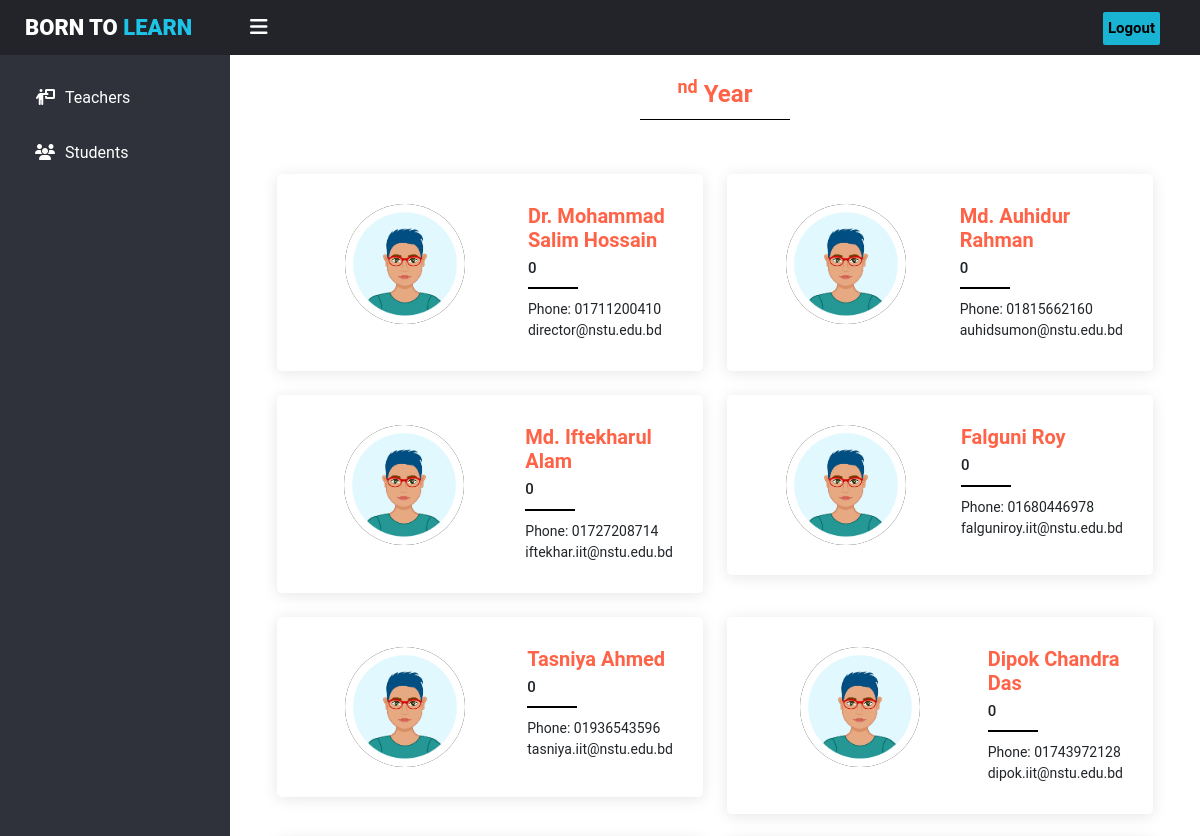
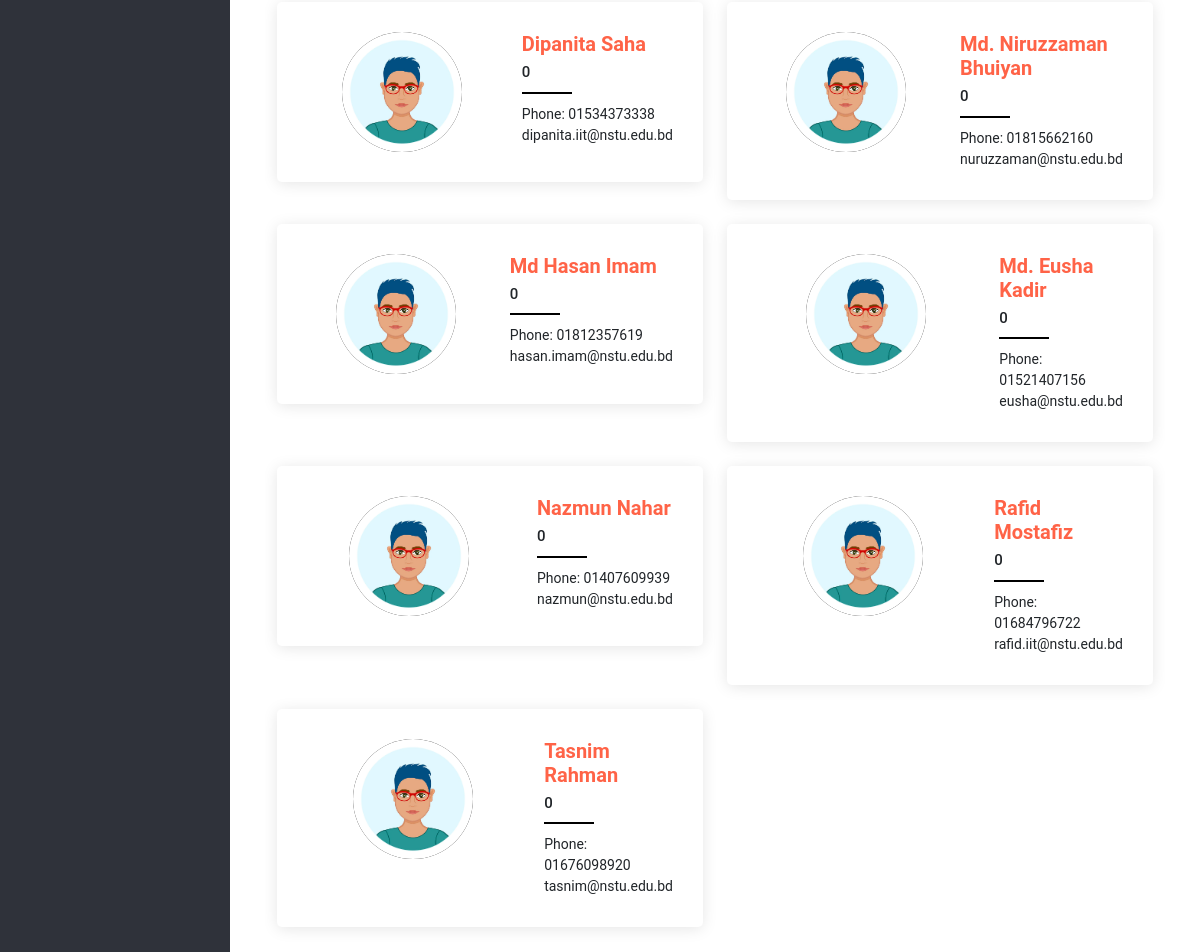
The app's page /General/batchStudent.php (signed in) with its own data (2 pictures, top to bottom).
### tables this page shows
CREATE TABLE `user` (
  `ID` int(50) NOT NULL,
  `email` varchar(50) NOT NULL,
  `password` varchar(50) NOT NULL,
  `user_type` varchar(50) NOT NULL,
  `Roll` varchar(50) NOT NULL,
  `Mobile` varchar(50) NOT NULL,
  `Batch` int(11) NOT NULL,
  `semester` int(100) NOT NULL,
  `Name` varchar(50) NOT NULL
);

### General/batchStudent.php (the view, shortened to what this page needs)
<?php
include '../assets/sidebar.php';
include '../assets/database.php';
?>
<link rel="stylesheet" href="../css//batchSemester.css">
<div class="team-area">
    <div class="team-container">
        <section class="team">
            <div class="container">
                <div class="section-title">
                    <h4><?php echo $year;?><sup>nd</sup> Year</h4>
                    <div class="underline"></div>
                </div>
                <?php
                $result = mysqli_query($conn, " SELECT * FROM `user` WHERE semester='$semester1' OR semester='$semester2'") or die('query failed');
                if ($result->num_rows > 0) { ?>
                    <div class="row">
                    <?php
                    while ($row = $result->fetch_assoc()) {
                ?>
                            <div class="col-lg-6 mt-4">
                                <div class="member d-flex align-items-start">
                                    <div class="teampic">
                                        <img src="../images/s2.jpg" alt="">
                                    </div>
                                    <div class="member-info">
                                        <h4><?php echo $row['Name'];?></h4>
                                        <span><?php echo $row['Roll'];?></span>
                                        <p>Phone: <?php echo $row['Mobile'];?><br><?php echo $row['email'];?></p>
                                    </div>
                                </div>
                            </div>
                        <?php
                    }
                    ?>
                    </div>
                    <?php
                }
                ?>
            </div>
        </section>
    </div>
</div>
</div>
</body>
</html>

### css/sidebar.css (style rules this page uses)
body { margin: 0; padding: 0; font-family: "Roboto", sans-serif; }

### css/batchSemester.css (style rules this page uses)
.team-area { padding: 55px 0 0 0; display: -webkit-flex; display: -moz-flex; display: -ms-flex; display: -o-flex; display: flex; flex-direction: column; justify-content: center; }
.team-container { width: 900px; height: auto; display: -webkit-flex; display: -moz-flex; display: -ms-flex; display: -o-flex; display: flex; flex-direction: row; justify-content: space-between; align-items: center; margin: 0 auto; }
* { margin: 0; padding: 0; box-sizing: border-box; }
.team .member { position: relative; padding: 30px; box-shadow: 0px 2px 15px rgba(0, 0, 0, 0.1); border-radius: 5px; background: #fff; }
.team .member .teampic { width: 100%; display: flex; justify-content: center; align-items: center; }
.team .member .teampic img { height: 120px; width: 120px; border-radius: 50%; background-color: black; }
.team .member .member-info { margin-top: 0px; padding-left: 25px; }
.team .member h4 { font-weight: 700; margin-bottom: 5px; font-size: 20px; color: tomato; }
.team .member span { display: block; font-size: 15px; padding-bottom: 10px; position: relative; font-weight: 500; }
.team .member span::after { content: ""; position: absolute; display: block; width: 50px; height: 2px; background: black; bottom: 0; left: 0; }
.team .member p { margin: 10px 0 0 0; font-size: 14px; }
section { padding: 25px 0; overflow: hidden; }
.section-title { text-align: center; padding-bottom: 30px; }
.underline { width: 150px; height: 1px; background-color: black; margin: auto; margin-top: -30px; }
.section-title h4 { font-weight: bold; margin-bottom: 20px; padding-bottom: 20px; position: relative; color: tomato; }

### records on screen
user: Name "Dr. Mohammad Salim Hossain", Roll "0", Mobile "01711200410", email "director@nstu.edu.bd"
user: Name "Md. Auhidur Rahman", Roll "0", Mobile "01815662160", email "auhidsumon@nstu.edu.bd"
user: Name "Md. Iftekharul Alam", Roll "0", Mobile "01727208714", email "iftekhar.iit@nstu.edu.bd"
user: Name "Falguni Roy", Roll "0", Mobile "01680446978", email "falguniroy.iit@nstu.edu.bd"
user: Name "Tasniya Ahmed", Roll "0", Mobile "01936543596", email "tasniya.iit@nstu.edu.bd"
user: Name "Dipok Chandra Das", Roll "0", Mobile "01743972128", email "dipok.iit@nstu.edu.bd"
user: Name "Dipanita Saha", Roll "0", Mobile "01534373338", email "dipanita.iit@nstu.edu.bd"
user: Name "Md. Niruzzaman Bhuiyan", Roll "0", Mobile "01815662160", email "nuruzzaman@nstu.edu.bd"
user: Name "Md Hasan Imam", Roll "0", Mobile "01812357619", email "hasan.imam@nstu.edu.bd"
user: Name "Md. Eusha Kadir", Roll "0", Mobile "01521407156", email "eusha@nstu.edu.bd"
user: Name "Nazmun Nahar", Roll "0", Mobile "01407609939", email "nazmun@nstu.edu.bd"
user: Name "Rafid Mostafiz", Roll "0", Mobile "01684796722", email "rafid.iit@nstu.edu.bd"
user: Name "Tasnim Rahman", Roll "0", Mobile "01676098920", email "tasnim@nstu.edu.bd"
